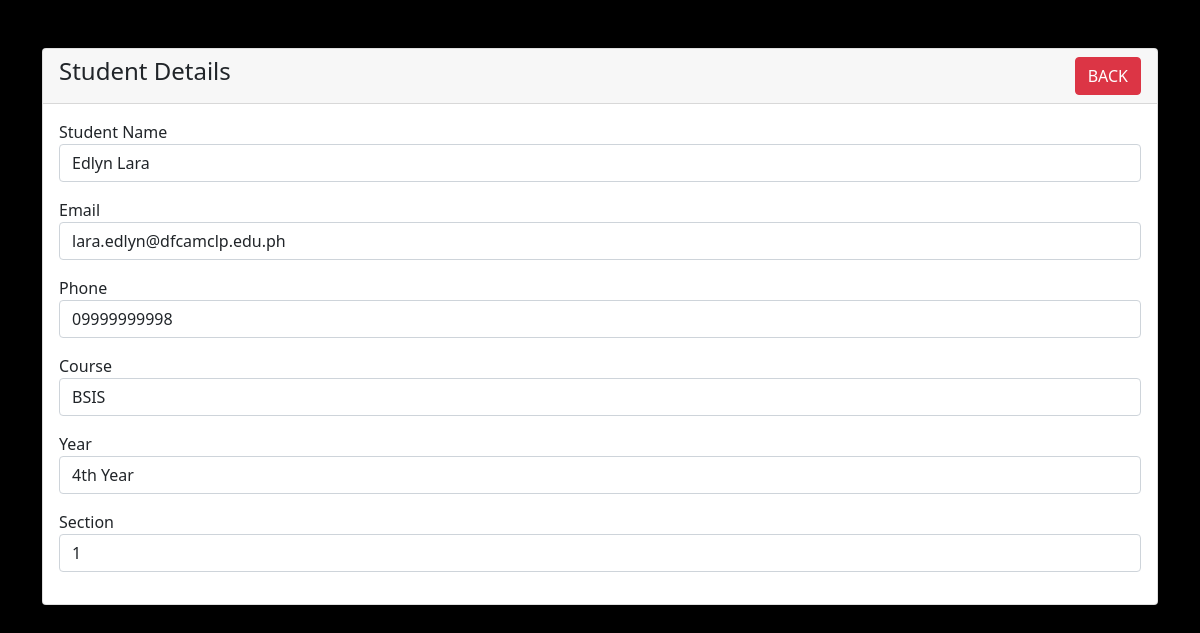
The app's page /Dashboard/student-view.php?id=5 with its own data.
### tables this page shows
CREATE TABLE `students` (
  `id` int(6) NOT NULL,
  `name` varchar(191) NOT NULL,
  `email` varchar(191) NOT NULL,
  `phone` varchar(191) NOT NULL,
  `course` varchar(191) NOT NULL,
  `year` varchar(50) NOT NULL,
  `section` int(3) NOT NULL
);

### Dashboard/student-view.php (the view, shortened to what this page needs)
<?php
require 'dbcon.php';
?>
<!doctype html>
<html lang="en">
  <head>
    <link href="https://cdn.jsdelivr.net/npm/bootstrap@5.1.3/dist/css/bootstrap.min.css" rel="stylesheet">
</head>
<body>
    <div class="container mt-5">
        <div class="row">
            <div class="col-md-12">
                <div class="card">
                    <div class="card-header">
                        <h4>Student Details
                            <a href="index.php" class="btn btn-danger float-end">BACK</a>
                        </h4>
                    </div>
                    <div class="card-body">
                        <?php
                        if(isset($_GET['id']))
                        {
                            $student_id = mysqli_real_escape_string($con, $_GET['id']);
                            $query = "SELECT * FROM students WHERE id='$student_id' ";
                            $query_run = mysqli_query($con, $query);
                            if(mysqli_num_rows($query_run) > 0)
                            {
                                $student = mysqli_fetch_array($query_run);
                                ?>
                                    <div class="mb-3">
                                        <label>Student Name</label>
                                        <p class="form-control">
                                            <?=$student['name'];?>
                                        </p>
                                    </div>
                                    <div class="mb-3">
                                        <label>Email</label>
                                        <p class="form-control">
                                            <?=$student['email'];?>
                                        </p>
                                    </div>
                                    <div class="mb-3">
                                        <label>Phone</label>
                                        <p class="form-control">
                                            <?=$student['phone'];?>
                                        </p>
                                    </div>
                                    <div class="mb-3">
                                        <label>Course</label>
                                        <p class="form-control">
                                            <?=$student['course'];?>
                                        </p>
                                    </div>
                                    <div class="mb-3">
                                        <label>Year</label>
                                        <p class="form-control">
                                            <?=$student['year'];?>
                                        </p>
                                    </div>
                                    <div class="mb-3">
                                        <label>Section</label>
                                        <p class="form-control">
                                            <?=$student['section'];?>
                                        </p>
                                    </div>
                                <?php
                            }
                            else
                            {
                                echo "<h4>No Such Id Found</h4>";
                            }
                        }
                        ?>
                    </div>
                </div>
            </div>
        </div>
    </div>
</body>
</html>

### Dashboard/student-view.php (style rules this page uses)
body { background: black; }

### records on screen
students: name "Edlyn Lara", email "lara.edlyn@dfcamclp.edu.ph", phone "09999999998", course "BSIS", year "4th Year", section "1"
